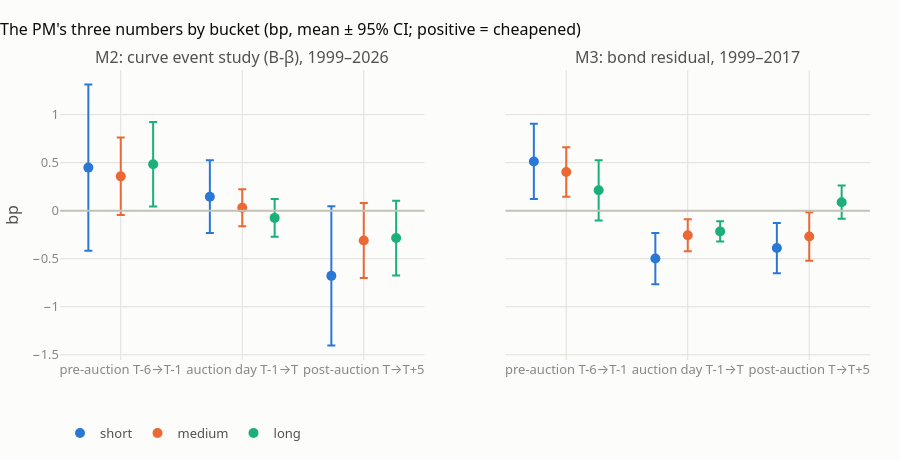

Write notebook code for a chart like this one.
### Code cell
sets = [("M2 (B-β), all years", "M2: curve event study (B-β), 1999–2026"), ("M3, 1999-2017", "M3: bond residual, 1999–2017")]
order = an.BUCKETS
cb = plotting.colour_map(order)
wl = {"pre": "pre-auction\nT-6→T-1", "day": "auction day\nT-1→T", "post": "post-auction\nT→T+5"}
title = "The PM's three numbers by bucket (bp, mean ± 95% CI; positive = cheapened)"

fig_s, axes = plt.subplots(1, 2, figsize=(12, 4.8), sharey=True)
for ax, (s_, lab) in zip(axes, sets):
    t = H[(H["set"] == s_) & (H["by"] == "bucket")]
    ax.axhline(0, color=plotting.BASELINE, lw=1)
    for j, b in enumerate(order):
        u = t[t.group == b].set_index("measure").loc[an.WINDOWS]
        x = np.arange(3) + (j - 1) * 0.22
        ax.errorbar(x, u.mean_bp, yerr=1.96 * u.se_cluster, fmt="o", color=cb[b], ms=7, capsize=3, lw=2, label=b)
    ax.set_xticks(range(3), [wl[w] for w in an.WINDOWS])
    ax.set_title(lab, fontsize=11)
axes[0].set_ylabel("bp"); axes[0].legend(title=None, loc="lower left")
fig_s.suptitle(title, x=0.01, ha="left", fontweight="bold", fontsize=12)
fig_s.tight_layout()

fig_p = make_subplots(rows=1, cols=2, shared_yaxes=True, subplot_titles=[l for _, l in sets])
for c, (s_, lab) in enumerate(sets, start=1):
    t = H[(H["set"] == s_) & (H["by"] == "bucket")]
    for j, b in enumerate(order):
        u = t[t.group == b].set_index("measure").loc[an.WINDOWS]
        fig_p.add_trace(go.Scatter(x=[wl[w].replace("\n", " ") for w in an.WINDOWS], y=u.mean_bp, mode="markers",
                                   name=b, legendgroup=b, showlegend=(c == 1), marker=dict(color=cb[b], size=10),
                                   error_y=dict(type="data", array=1.96 * u.se_cluster, color=cb[b], thickness=2),
                                   customdata=np.stack([u.n, u.p_cluster], axis=1),
                                   hovertemplate=b + ": %{y:+.2f} bp<br>n %{customdata[0]:.0f}, p %{customdata[1]:.3f}<extra></extra>"),
                        row=1, col=c)
fig_p.add_hline(y=0, line_color=plotting.BASELINE)
fig_p.update_layout(template=plotting.PLOTLY_TEMPLATE, height=460, title=title, scattermode="group",
                    yaxis_title="bp", legend=dict(orientation="h", y=-0.2))
plotting.save_pair("stage5_three_numbers", fig_s, fig_p)
fig_p.show()

### Figure 1 — Plotly figure (JSON) as saved in the notebook; plotly's stock layout.template omitted (floating-point values rounded to 4 significant figures)
{"data": [{"customdata": [[324.0, 0.3102], [324.0, 0.4506], [324.0, 0.06772]], "error_y": {"array": [0.8652, 0.3789, 0.7251], "color": "#2a78d6", "thickness": 2, "type": "data"}, "hovertemplate": "short: %{y:+.2f} bp<br>n %{customdata[0]:.0f}, p %{customdata[1]:.3f}<extra></extra>", "legendgroup": "short", "marker": {"color": "#2a78d6", "size": 10}, "mode": "markers", "name": "short", "showlegend": true, "type": "scatter", "x": ["pre-auction T-6→T-1", "auction day T-1→T", "post-auction T→T+5"], "xaxis": "x", "y": [0.4487, 0.146, -0.6782], "yaxis": "y"}, {"customdata": [[289.0, 0.08352], [289.0, 0.7534], [289.0, 0.1216]], "error_y": {"array": [0.4036, 0.1926, 0.3911], "color": "#eb6834", "thickness": 2, "type": "data"}, "hovertemplate": "medium: %{y:+.2f} bp<br>n %{customdata[0]:.0f}, p %{customdata[1]:.3f}<extra></extra>", "legendgroup": "medium", "marker": {"color": "#eb6834", "size": 10}, "mode": "markers", "name": "medium", "showlegend": true, "type": "scatter", "x": ["pre-auction T-6→T-1", "auction day T-1→T", "post-auction T→T+5"], "xaxis": "x", "y": [0.3576, 0.03091, -0.3098], "yaxis": "y"}, {"customdata": [[299.0, 0.03184], [299.0, 0.4531], [299.0, 0.152]], "error_y": {"array": [0.4401, 0.1958, 0.3887], "color": "#1baf7a", "thickness": 2, "type": "data"}, "hovertemplate": "long: %{y:+.2f} bp<br>n %{customdata[0]:.0f}, p %{customdata[1]:.3f}<extra></extra>", "legendgroup": "long", "marker": {"color": "#1baf7a", "size": 10}, "mode": "markers", "name": "long", "showlegend": true, "type": "scatter", "x": ["pre-auction T-6→T-1", "auction day T-1→T", "post-auction T→T+5"], "xaxis": "x", "y": [0.4842, -0.07507, -0.2848], "yaxis": "y"}, {"customdata": [[127.0, 0.01148], [137.0, 0.0003673], [136.0, 0.004088]], "error_y": {"array": [0.392, 0.2672, 0.261], "color": "#2a78d6", "thickness": 2, "type": "data"}, "hovertemplate": "short: %{y:+.2f} bp<br>n %{customdata[0]:.0f}, p %{customdata[1]:.3f}<extra></extra>", "legendgroup": "short", "marker": {"color": "#2a78d6", "size": 10}, "mode": "markers", "name": "short", "showlegend": false, "type": "scatter", "x": ["pre-auction T-6→T-1", "auction day T-1→T", "post-auction T→T+5"], "xaxis": "x2", "y": [0.5131, -0.4982, -0.389], "yaxis": "y2"}, {"customdata": [[122.0, 0.00277], [127.0, 0.00333], [127.0, 0.03935]], "error_y": {"array": [0.2586, 0.1673, 0.2525], "color": "#eb6834", "thickness": 2, "type": "data"}, "hovertemplate": "medium: %{y:+.2f} bp<br>n %{customdata[0]:.0f}, p %{customdata[1]:.3f}<extra></extra>", "legendgroup": "medium", "marker": {"color": "#eb6834", "size": 10}, "mode": "markers", "name": "medium", "showlegend": false, "type": "scatter", "x": ["pre-auction T-6→T-1", "auction day T-1→T", "post-auction T→T+5"], "xaxis": "x2", "y": [0.4031, -0.2555, -0.2682], "yaxis": "y2"}, {"customdata": [[146.0, 0.1863], [153.0, 0.0001076], [153.0, 0.3174]], "error_y": {"array": [0.3135, 0.1062, 0.173], "color": "#1baf7a", "thickness": 2, "type": "data"}, "hovertemplate": "long: %{y:+.2f} bp<br>n %{customdata[0]:.0f}, p %{customdata[1]:.3f}<extra></extra>", "legendgroup": "long", "marker": {"color": "#1baf7a", "size": 10}, "mode": "markers", "name": "long", "showlegend": false, "type": "scatter", "x": ["pre-auction T-6→T-1", "auction day T-1→T", "post-auction T→T+5"], "xaxis": "x2", "y": [0.2124, -0.2154, 0.08856], "yaxis": "y2"}], "layout": {"annotations": [{"font": {"size": 16}, "showarrow": false, "text": "M2: curve event study (B-β), 1999–2026", "x": 0.225, "xanchor": "center", "xref": "paper", "y": 1.0, "yanchor": "bottom", "yref": "paper"}, {"font": {"size": 16}, "showarrow": false, "text": "M3: bond residual, 1999–2017", "x": 0.775, "xanchor": "center", "xref": "paper", "y": 1.0, "yanchor": "bottom", "yref": "paper"}], "height": 460, "legend": {"orientation": "h", "y": -0.2}, "scattermode": "group", "shapes": [{"line": {"color": "#c3c2b7"}, "type": "line", "x0": 0, "x1": 1, "xref": "x domain", "y0": 0, "y1": 0, "yref": "y"}, {"line": {"color": "#c3c2b7"}, "type": "line", "x0": 0, "x1": 1, "xref": "x2 domain", "y0": 0, "y1": 0, "yref": "y2"}], "title": {"text": "The PM's three numbers by bucket (bp, mean ± 95% CI; positive = cheapened)"}, "xaxis": {"anchor": "y", "domain": [0.0, 0.45]}, "xaxis2": {"anchor": "y2", "domain": [0.55, 1.0]}, "yaxis": {"anchor": "x", "domain": [0.0, 1.0], "title": {"text": "bp"}}, "yaxis2": {"anchor": "x2", "domain": [0.0, 1.0], "matches": "y", "showticklabels": false}}}
